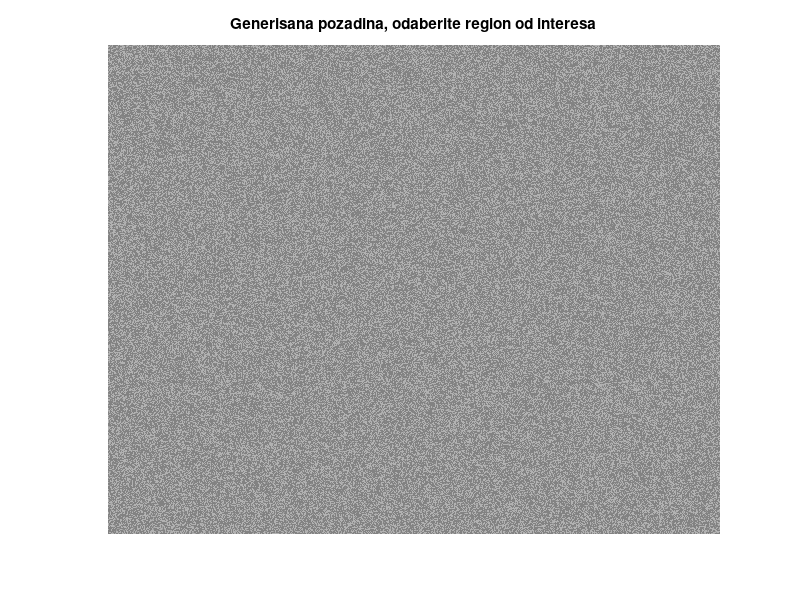

The MATLAB script that drew this image: (Note: this script raises an error after producing the figure.)
%% Formiranje kolaza raznih slika

%% Inicijalizacija

close all
clear all
clc

%% Dimenzije slike
% izmeniti u odgovarajucu velicinu
vrste = 512;
kolone = 640;

%% Formiranje pozadine
% Formira se pozadina od slucajnog suma. Umesto ovako formirane pozadine,
% moguce je ucitati sliku od interesa i na njoj vrsiti izdvajanje
pozadina = zeros(vrste, kolone);

for vr = 1:vrste
    for ko = 1:kolone
        trenutni = rand(1);
        if(trenutni < 0.5)
            pozadina(vr,ko) = 0.5;
        else if(trenutni < 0.7)
                pozadina(vr,ko) = trenutni;
            else
                pozadina(vr,ko) = 0.7;
            end
        end
    end
end

%% Ucitavanje slike
% slika = imread('ime.jpg');

%% Prikaz generisane pozadine ili ucitane slike
figure
imshow(pozadina)
title('Generisana pozadina, odaberite region od interesa')

% Kod za izdvajanje regiona od interesa. Treba da postoji prikazana slika
% na ekranu, bilo generisana bilo ucitana. Kliktanjem na odgovarajuca mesta
% na slici se pravi izlomljena linija. Linija mora da se zatvori tako sto
% se poslednji klik izvrsi na pocetnu tacku. Pojavice se krug kada se
% kursor dovede iznad pocetne tacke. Posle klika moguce je pomerati ceo
% region radi boljeg pozicioniranja. Dvoklik na region zavrsava operaciju
% odabira zeljenog regiona
region = roipoly;

% Kada se zavrsi izbor zeljenog regiona, prikazuje crno bela slika.
% Izabrani deo je prikazan belom bojom.
figure
imshow(region)

%% Pamcenje slike
% Izabranu sliku zapamtimo radi daljeg koriscenja
imwrite(region,'odabrano.jpg');

% pamcenje pozadine
imwrite(pozadina,'pozadina.jpg');